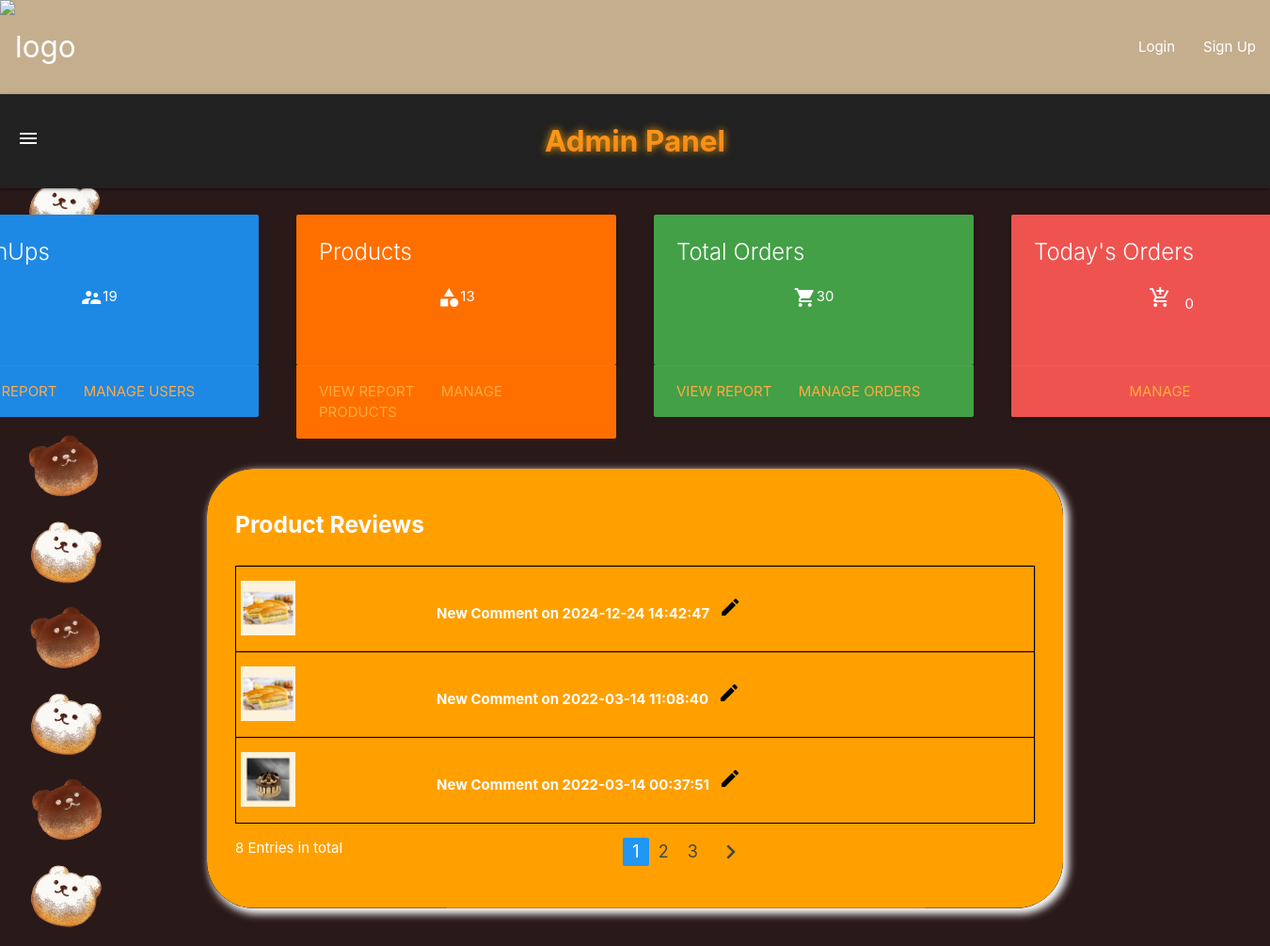
The app's page /admin.php with its own data.
### tables this page shows
CREATE TABLE `orderitems` (
  `OrderItemID` int(11) NOT NULL,
  `OrderID` int(11) NOT NULL,
  `ItemID` int(11) NOT NULL,
  `Price` float NOT NULL,
  `Quantity` int(11) NOT NULL,
  `AddedDatetime` datetime NOT NULL,
  `Feedback` varchar(512) DEFAULT NULL,
  `Rating` int(11) DEFAULT NULL,
  `RatingDateTime` datetime NOT NULL
);

CREATE TABLE `items` (
  `ItemID` int(11) NOT NULL,
  `Name` varchar(64) NOT NULL,
  `Brand` varchar(64) NOT NULL,
  `Description` varchar(512) NOT NULL,
  `Category` int(11) NOT NULL,
  `SellingPrice` float NOT NULL,
  `QuantityInStock` int(11) NOT NULL,
  `Image` varchar(512) NOT NULL
);

### classes/Dbhandler.class.php (called while the page is built, shortened)
<?php
class Dbhandler {
  private function connect() {
    $this->host = "localhost";
    $this->user = "root";
    $this->pass = "";
    $this->db = "ogtech";
    $this->conn = new mysqli($this->host, $this->user, $this->pass, $this->db);
    return $this->conn;
  }
  public function conn() {
    try {
      $this->conn = new mysqli("127.0.0.1", "root", "", "ogtech");
      return $this->conn;
    } catch (Exception $e) {
      echo "
        <script>
          alert('Database Connection failed: " . addslashes($e->getMessage()) . "');
        </script>
      ";
    }
  }
}
?>

### classes/adminContr.class.php (called while the page is built, shortened)
<?php
class adminContr extends Admin {
    public function showReviews() {
        try {
            $this->adminReviews();
        } catch (Exception $e) {
            echo "Error in showing reviews: " . $e->getMessage();
        }
    }
}

### classes/admin.class.php (the view, shortened to what this page needs)
<?php
class Admin extends Dbhandler{
  protected function adminReviews(){
    $sql = "SELECT OI.ItemID, OI.RatingDateTime, I.Image FROM OrderItems OI, Items I
      WHERE OI.ItemID = I.ItemID AND Rating IS NOT NULL ORDER BY OrderItemID DESC;";
    $conn = new Dbhandler();
    $result = $conn->conn()->query($sql) or die($conn->conn()->error);
    while ($row = $result->fetch_assoc() )
    {
      $itemID = $row["ItemID"];
      $ratingDateTime = $row["RatingDateTime"];
      $image = $row["Image"];
      echo("
        <tr>
          <td id='bordershadow'>
            <a href='product.php?item_id=$itemID'>
              <div><img class='shadow-img' src='product_images/$image' style='height: 58px; float: left; max-width: 68px; display: block;
                margin: 0 auto; object-fit:scale-down;'></div>
              <div class='white-text bold' style='height: 60px; float: left; margin-left: 150px'>New Comment on $ratingDateTime</div>
              <div class='black-text' style='height: 60px; float: left; margin-left: 10px'><i class='material-icons'>create</i></div>
            </a>
          </td>
        </tr>"
      );
    }
  }
}

### static/css/base.css (style rules this page uses)
body { background-image: url('background4.png'); }
.bold { font-weight: bold; }
#bordershadow { height: 70px; line-height: 70px; text-align: center; border: 1px solid black; border-radius: 3px; box-shadow: 0 0 0 1px rgb(0 0 0 / 20%); transition: all 200ms ease-out; }

### records on screen
orderitems: ItemID.Image (picture), RatingDateTime "2024-12-24 14:42:47"
orderitems: ItemID.Image (picture), RatingDateTime "2022-03-14 11:08:40"
orderitems: ItemID.Image (picture), RatingDateTime "2022-03-14 00:37:51"

### other values on screen
$signUpCount "19"
$productCount "13"
$orderCount "30"
$orderCountNew "0"
